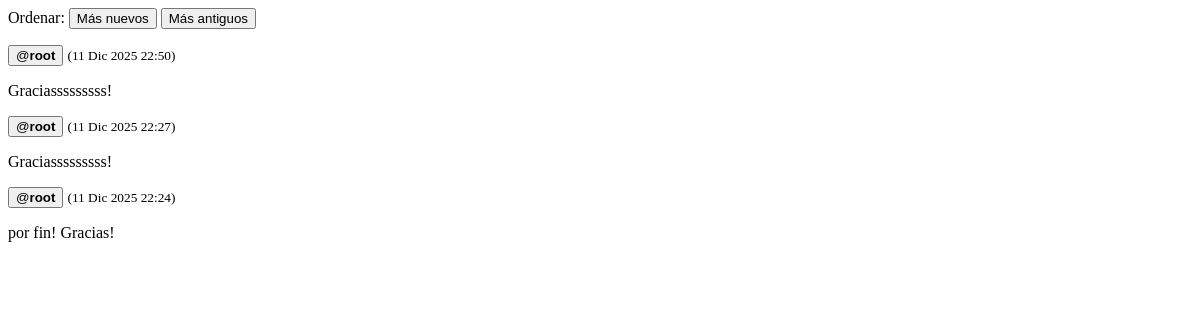
Before: /articulo/2/comentarios-ajax/ with the older database file.
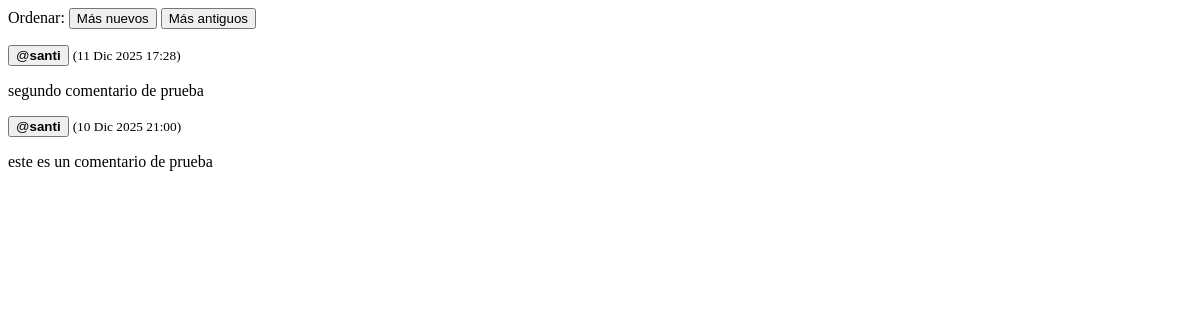
After: the same page with the newer database file.
### BlogInfo/models.py (models this page shows, shortened)
class Comentario(models.Model):
    autor_comentario = models.ForeignKey(User, on_delete=models.CASCADE)
    contenido_comentario = models.TextField()
    fecha_comentario = models.DateTimeField(default=timezone.now)
    post=models.ForeignKey(Post, related_name="comentarios", on_delete=models.CASCADE)
    comentario_padre = models.ForeignKey("self", null=True, blank=True, related_name="respuestas", on_delete=models.CASCADE)

### BlogInfo/views.py (the view)
# urls.py: path('articulo/<int:pk>/comentarios-ajax/', views.lista_comentarios_ajax, name='comentarios_ajax'), #ajax para filtrar comentarios
def lista_comentarios_ajax(request, pk):
    post = get_object_or_404(Post, pk=pk)
    comentarios_qs = post.comentarios.all()
    orden = request.GET.get('orden', 'mas_nuevo')
    autor_id_filtro = request.GET.get('autor_id')
    autor_filtrado = None
    if orden == 'mas_nuevo':
        comentarios_qs = comentarios_qs.order_by('-fecha_comentario')
    elif orden == 'mas_antiguo':
        comentarios_qs = comentarios_qs.order_by('fecha_comentario')
    if autor_id_filtro:
        try:
            autor_filtrado = User.objects.get(id=autor_id_filtro)
            comentarios_qs = comentarios_qs.filter(autor_comentario=autor_filtrado)
        except User.DoesNotExist:
            pass
    html_comentarios = render_to_string(
        'partials/lista_comentarios_fragmento.html',
        {
            'comentarios': comentarios_qs,
            'post': post,
            'orden_actual': orden,
            'autor_filtrado': autor_filtrado
        },
        request=request
    )
    return HttpResponse(html_comentarios)

### template/partials/lista_comentarios_fragmento.html (shortened to what this page needs)
<div class="comments-panel__controls" id="comentarios-controles">
    <span class="comments-panel__control-label">Ordenar:</span>
    <button data-order="mas_nuevo"
            data-post-pk="{{ post.pk }}"
            class="comments-panel__sort-link sort-btn {% if orden_actual == 'mas_nuevo' %}is-active{% endif %}">
        Más nuevos
    </button>
    <button data-order="mas_antiguo"
            data-post-pk="{{ post.pk }}"
            class="comments-panel__sort-link sort-btn {% if orden_actual == 'mas_antiguo' %}is-active{% endif %}">
        Más antiguos
    </button>
</div>
<div id="comentarios-lista">
    {% for comentario in comentarios %}
        <div class="comments-panel__comment-item">
            <p class="comments-panel__comment-meta">
                <button data-filter-user="{{ comentario.autor_comentario.id }}"
                        data-post-pk="{{ post.pk }}"
                        class="comments-panel__username-link filter-btn"
                        title="Mostrar solo comentarios de este usuario">
                    @<strong>{{ comentario.autor_comentario.username }}</strong>
                </button>
                <small class="text-muted comments-panel__timestamp">
                    ({{ comentario.fecha_comentario|date:"d M Y H:i" }})
                </small>
            </p>
            <p class="comments-panel__comment-content">{{ comentario.contenido_comentario }}</p>
        </div>
    {% empty %}
        <p class="comments-panel__no-comments">Sé el primero en comentar este artículo.</p>
    {% endfor %}
</div>

Changed rows visible on the page:
removed Comentario: autor_comentario.username "root", fecha_comentario "11 Dic 2025 22:50", contenido_comentario "Graciasssssssss!"
removed Comentario: autor_comentario.username "root", fecha_comentario "11 Dic 2025 22:27", contenido_comentario "Graciasssssssss!"
removed Comentario: autor_comentario.username "root", fecha_comentario "11 Dic 2025 22:24", contenido_comentario "por fin! Gracias!"
added Comentario: autor_comentario.username "santi", fecha_comentario "11 Dic 2025 17:28", contenido_comentario "segundo comentario de prueba"
added Comentario: autor_comentario.username "santi", fecha_comentario "10 Dic 2025 21:00", contenido_comentario "este es un comentario de prueba"
